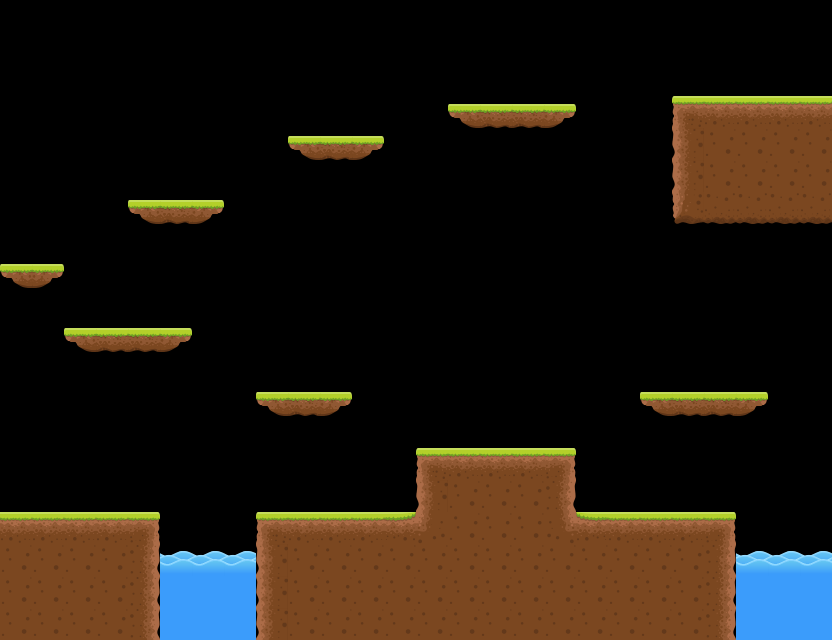

A level layout from a 2D game, rendered from its tile map. Below: a short description, then the map file with tile-grid data replaced by summaries:
An orthogonal 26x20 tile map with 32x32 px tiles, 1 tile layer (Tile Layer 1).

<map version="1.0" orientation="orthogonal" renderorder="right-down" width="26" height="20" tilewidth="32" tileheight="32" nextobjectid="1">
 <tileset firstgid="1" name="sheet32" tilewidth="32" tileheight="32" tilecount="20" columns="5">
  <image source="assets/xs/sh32.png" width="160" height="128" />
 </tileset>
 <layer name="Tile Layer 1" width="26" height="20">
  <data>[520 cells, 151 non-empty, 17 distinct tile ids]</data>
 </layer>
</map>
